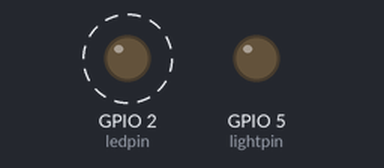
The program below on a simulated ESP8266 board running MicroPython. Parts: output pins drawn as LEDs (lit = HIGH, except the on-board LED, lit = LOW). Dashed ring = blinking. Values from a settings file that is not in the repository are placeholders; a WiFi scan finds one network, HomeNet; what the program prints to the serial console is not drawn.

Above: at 0.5 s.
Timing chart, 0 to 4.6 s (numbered marks = the images above):
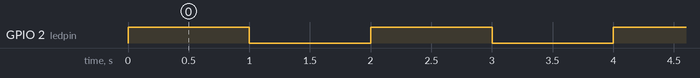

Measured:
- by itself, GPIO 2 (ledpin): alternates HIGH for 1.0 s and LOW for 1.0 s, 5 changes in all, then stays HIGH

The program:

main.py
```python
import network
import config
from machine import Pin
from time import sleep
from umqtt.simple import MQTTClient


class HomeAutomation:

    def __init__(self, ledpin: int, lightpin: int, ssid: str,
                 password: str, host: str, port: int, topic: str):
        """

        :param ledpin:
        :param lightpin:
        :param ssid:
        :param password:
        :param host:
        :param port:
        :param topic:
        """
        self.ledpin = Pin(ledpin, Pin.OUT)
        self.lightpin = Pin(lightpin, Pin.OUT)
        self.ssid = ssid
        self.password = password
        self.host = host
        self.port = port
        self.topic = topic

    def boardTest(self):
        """
        Testing the board by blinking LED
        :return:
        """
        print("INFO: Blinking LED")
        for i in range(0, 5, 1):
            self.ledpin.value(not self.ledpin.value())
            sleep(1)
            i = i + 1
        print("INFO: Board is fine")

    def turn_on(self):
        """
        Turns on the lights
        :return:
        """
        self.lightpin.value(1)
        print("INFO: Turning on lights")

    def turn_off(self):
        """
        Turns off the lights
        :return:
        """
        self.lightpin.value(0)
        print("INFO: Turning off lights")

    def wifiConnect(self):
        """
        Connects to the config wifi
        :return:
        """
        print("INFO: Connecting to wifi")
        station = network.WLAN(network.STA_IF)  # create station interface
        station.active(True)  # activate the interface
        if station.isconnected():
            print("INFO: Connected to wifi initially")
        else:
            while True:
                try:
                    scanned_wifi = station.scan()  # scan for access points
                    for i in scanned_wifi:
                        if i[0].decode('utf-8') == self.ssid:
                            # Connect to wifi
                            station.connect(self.ssid, self.password)
                            print("INFO: Connected to wifi")
                            break
                        else:
                            print("INFO: Wifi Not found")
                            self.wifiConnect()
                    break
                except OSError as e:
                    print("Error: ", e)

    def on_message(self, topic, msg):
        """
        This callback is used to process messages
        that are published to a subscribed topic.
        :param topic:
        :param msg:
        :return:
        """
        message = msg.decode("utf-8")
        if message == "ON":
            self.turn_on()
        elif message == "OFF":
            self.turn_off()

    def main(self):
        """
        Main function runs the board test, connects to wifi and mqtt server
        and finally waits for oncoming messages
        :return:
        """
        self.boardTest()
        self.wifiConnect()
        print("INFO: Connecting to MQTT")
        client = MQTTClient("umqtt_client", self.host, self.port)
        client.set_callback(self.on_message)
        client.connect()
        print("INFO: Connected to MQTT")
        client.subscribe(self.topic)
        while True:
            client.wait_msg()


def run():
    homeautomation = HomeAutomation(ledpin=2, lightpin=5,
                                    ssid=config.WIFI_ESSID,
                                    password=config.WIFI_PASSWORD,
                                    host=config.MQTT_HOST,
                                    port=config.MQTT_PORT,
                                    topic=config.MQTT_TOPIC)
    homeautomation.main()


if __name__ == "__main__":
    run()
```
